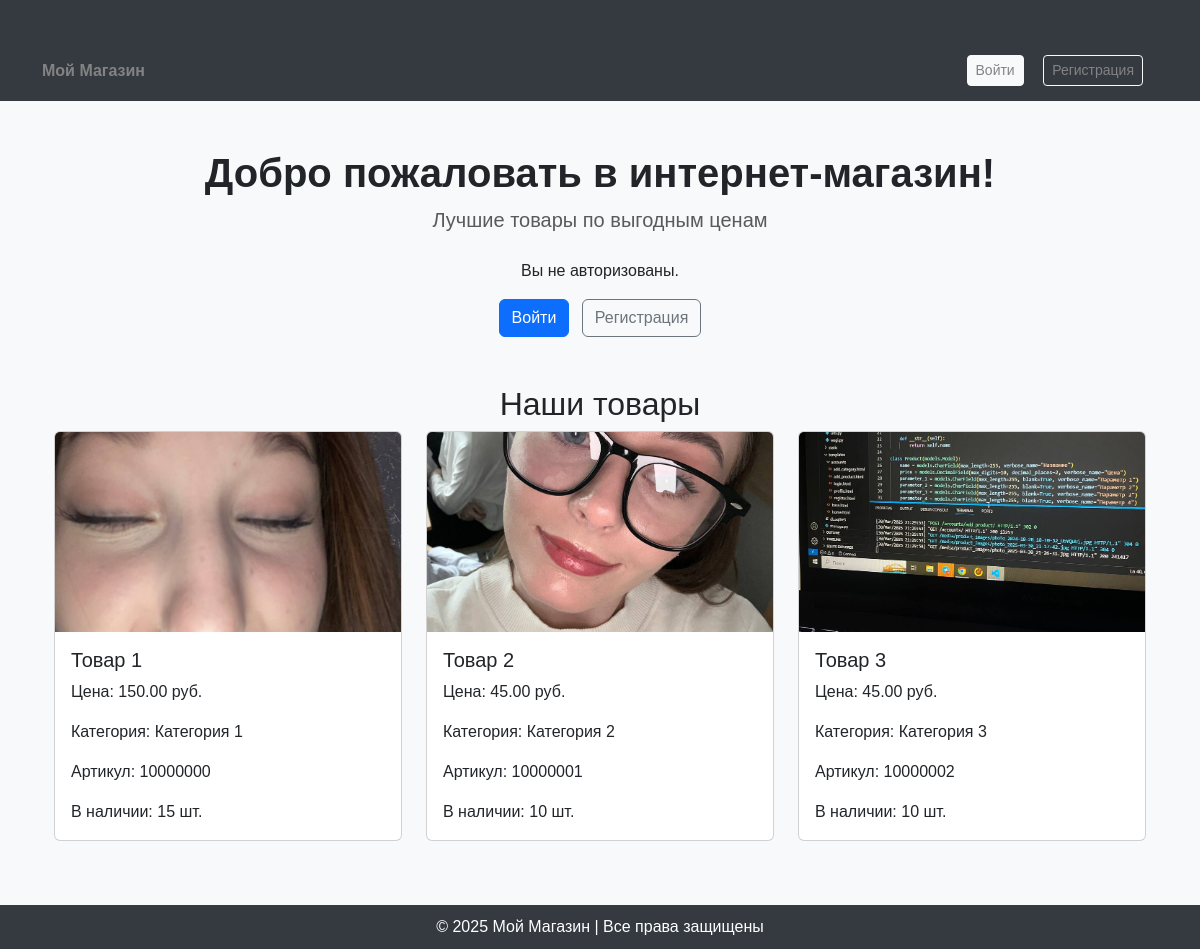
The page / on the database its author committed.
### accounts/models.py (models this page shows, shortened)
class Product(models.Model):
    name = models.CharField(max_length=255, verbose_name="Название")
    price = models.DecimalField(max_digits=10, decimal_places=2, verbose_name="Цена")
    parameter_1 = models.CharField(max_length=255, blank=True, verbose_name="Параметр 1")
    parameter_2 = models.CharField(max_length=255, blank=True, verbose_name="Параметр 2")
    parameter_3 = models.CharField(max_length=255, blank=True, verbose_name="Параметр 3")
    parameter_4 = models.CharField(max_length=255, blank=True, verbose_name="Параметр 4")
    parameter_5 = models.CharField(max_length=255, blank=True, verbose_name="Параметр 5")
    category = models.ForeignKey(Category, on_delete=models.CASCADE, verbose_name="Категория")
    sku = models.CharField(max_length=50, unique=True, verbose_name="Артикул", blank=True)
    image = models.ImageField(upload_to="product_images/", blank=True, null=True, verbose_name="Изображение")
    description = models.TextField(blank=True, null=True, verbose_name="Описание")  # Новое поле для описания
    stock_quantity = models.PositiveIntegerField(default=0, verbose_name="Количество в наличии")  # Новое поле для количества товара

class Category(models.Model):
    name = models.CharField(max_length=255, unique=True, verbose_name="Название категории")

### accounts/views.py (the view)
# urls.py: path('', views.home, name='home'),
def home(request):
    products = Product.objects.all()
    return render(request, 'home.html', {'products': products})

### templates/home.html
{% extends "base.html" %}
{% block content %}
<div class="text-center mt-5">
    <h1 class="fw-bold">Добро пожаловать в интернет-магазин!</h1>
    <p class="lead text-muted">Лучшие товары по выгодным ценам</p>
    {% if user.is_authenticated %}
    <p class="mt-4">Вы вошли как <strong>{{ user.username }}</strong></p>
    {% if user.is_superuser %}
    <div class="d-flex flex-column align-items-center mt-3 gap-2">
        <a href="{% url 'add_product' %}" class="btn btn-success">Добавить товар</a>
        <a href="{% url 'users_list' %}" class="btn btn-success">Активность пользователей</a>
        <a href="{% url 'add_pickup_point' %}" class="btn btn-success">Добавить ПВЗ</a>
    </div>
    {% else %}
    <a href="{% url 'logout' %}" class="btn btn-danger">Выйти</a>
    {% endif %}
    {% else %}
    <p class="mt-4">Вы не авторизованы.</p>
    <a href="{% url 'login' %}" class="btn btn-primary me-2">Войти</a>
    <a href="{% url 'register' %}" class="btn btn-outline-secondary">Регистрация</a>
    {% endif %}
</div>
<div class="container mt-5">
    <h2 class="text-center">Наши товары</h2>
    <div class="row">
        {% for product in products %}
        {% include 'includes/product_card.html' %}
        {% empty %}
        <p class="text-center">Товары не найдены.</p>
        {% endfor %}
    </div>
</div>
{% endblock %}

### templates/includes/product_card.html
<div class="col-md-4 mb-4">
    <a href="{% url 'product_detail' product.id %}" class="text-decoration-none text-dark">
        <div class="card">
            {% if product.image %}
            <img src="{{ product.image.url }}" class="card-img-top" alt="{{ product.name }}"
                 style="object-fit: cover; height: 200px;">
            {% else %}
            <img src="https://via.placeholder.com/300x200" class="card-img-top" alt="No Image Available"
                 style="object-fit: cover; height: 200px;">
            {% endif %}
            <div class="card-body">
                <h5 class="card-title">{{ product.name }}</h5>
                <p class="card-text">Цена: {{ product.price }} руб.</p>
                <p class="card-text">Категория: {{ product.category.name }}</p>
                <p class="card-text">Артикул: {{ product.sku }}</p>
                <p class="card-text">В наличии: {{ product.stock_quantity }} шт.</p>
            </div>
        </div>
    </a>
</div>

### templates/base.html (style rules this page uses)
body { background-color: #f8f9fa; font-family: 'Arial', sans-serif; }
.container { margin-top: 40px; }
.card { transition: transform 0.3s ease, box-shadow 0.3s ease; }

### rows shown on the page
Product: image (picture), name "Товар 1", price "150.00", category.name "Категория 1", sku "10000000", stock_quantity "15"
Product: image (picture), name "Товар 2", price "45.00", category.name "Категория 2", sku "10000001", stock_quantity "10"
Product: image (picture), name "Товар 3", price "45.00", category.name "Категория 3", sku "10000002", stock_quantity "10"
